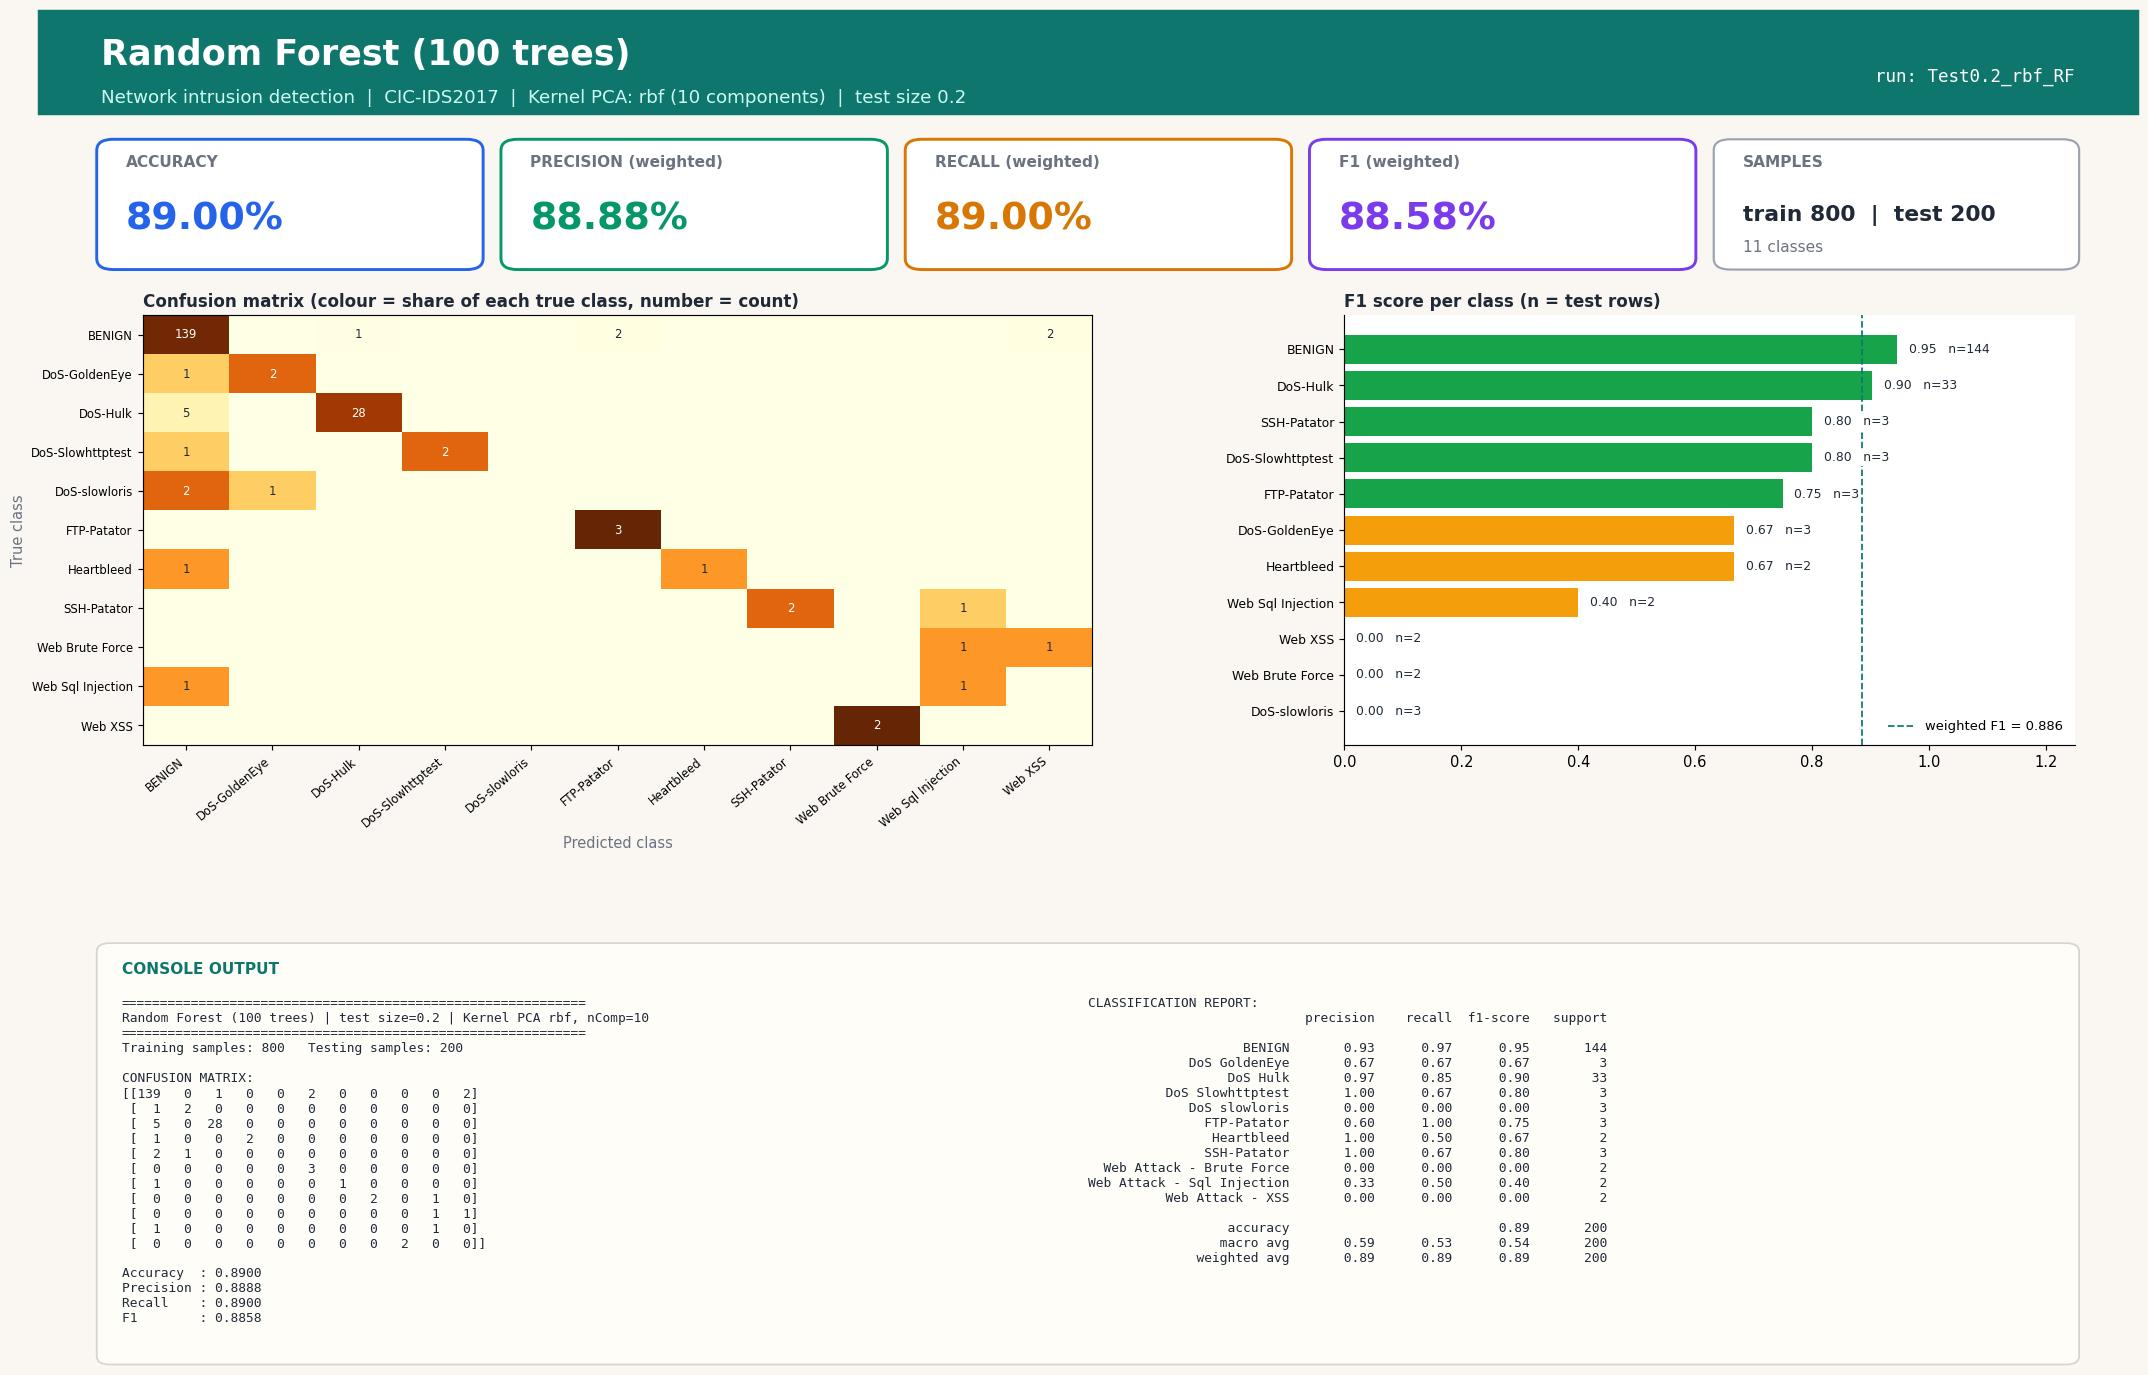

Python code for this plot:
#!/usr/bin/env python3
"""Random Forest (100 trees) | Test size 0.2 | Kernel PCA kernel=rbf, n_components=10
CIC-IDS2017 (Tue+Wed+Thu-morning) 1000-row stratified sample.
Run in any IDE (Spyder / VS Code / PyCharm / Jupyter): open the file and press Run, no arguments needed.
Saves next to this file: 'Test0.2_rbf_RF.jpg' - one image with the console output (confusion matrix, metrics, classification report) plus charts."""
import json, os
import numpy as np
import matplotlib.pyplot as plt
from sklearn.decomposition import KernelPCA
from sklearn.ensemble import RandomForestClassifier
from sklearn.metrics import (accuracy_score, classification_report, confusion_matrix,
                             f1_score, precision_score, recall_score)
from sklearn.model_selection import train_test_split
from sklearn.preprocessing import StandardScaler

TEST_SIZE, KERNEL, N_COMP, ALG, ALG_NAME = 0.2, "rbf", 10, "RF", "Random Forest (100 trees)"
try:
    HERE = os.path.dirname(os.path.abspath(__file__))
except NameError:                      # Jupyter / interactive console
    HERE = os.getcwd()
def _find_root():                      # folder that contains data/sample.npz (works from any working directory)
    for p in (HERE, os.path.join(HERE, ".."), os.path.join(HERE, "..", ".."), os.getcwd()):
        if os.path.exists(os.path.join(p, "data", "sample.npz")):
            return os.path.abspath(p)
    raise FileNotFoundError("data/sample.npz not found - run prepare_data.py or keep the repo folder structure")
ROOT = _find_root()
tag = f"Test{TEST_SIZE}_{KERNEL}_{ALG}"

# 1. LOAD cached, cleaned sample (see prepare_data.py)
d = np.load(os.path.join(ROOT, "data", "sample.npz"), allow_pickle=True)
X, y, class_names = d["X"], d["y"], [str(c).replace("�", "-") for c in d["classes"]]

# 2. SPLIT
X_train, X_test, y_train, y_test = train_test_split(
    X, y, test_size=TEST_SIZE, random_state=42, stratify=y)

# 3. SCALE (fit on train only)
scaler = StandardScaler()
X_train = scaler.fit_transform(X_train); X_test = scaler.transform(X_test)

# 4. DIMENSIONALITY REDUCTION: Kernel PCA (fit on train only; gamma = sklearn default 1/n_features)
kpca = KernelPCA(n_components=N_COMP, kernel=KERNEL, random_state=0)
X_train = kpca.fit_transform(X_train); X_test = kpca.transform(X_test)

# 5. CLASSIFIER
classifier = RandomForestClassifier(n_estimators=100, random_state=0, n_jobs=1)
classifier.fit(X_train, y_train)
y_pred = classifier.predict(X_test)

# 6. METRICS
labels = np.arange(len(class_names))
cm = confusion_matrix(y_test, y_pred, labels=labels)
res = dict(test_size=TEST_SIZE, kernel=KERNEL, n_components=N_COMP, algorithm=ALG, model=ALG_NAME,
           n_train=int(len(y_train)), n_test=int(len(y_test)),
           accuracy=accuracy_score(y_test, y_pred),
           precision=precision_score(y_test, y_pred, average="weighted", zero_division=0),
           recall=recall_score(y_test, y_pred, average="weighted", zero_division=0),
           f1=f1_score(y_test, y_pred, average="weighted", zero_division=0))
report = classification_report(y_test, y_pred, labels=labels, target_names=class_names, zero_division=0)
lines = ["=" * 60, f"{ALG_NAME} | test size={TEST_SIZE} | Kernel PCA {KERNEL}, nComp={N_COMP}", "=" * 60,
         f"Training samples: {len(y_train)}   Testing samples: {len(y_test)}", "", "CONFUSION MATRIX:", np.array2string(cm), ""]
for k in ("accuracy", "precision", "recall", "f1"): lines.append(f"{k.capitalize():10s}: {res[k]:.4f}")
lines += ["", "CLASSIFICATION REPORT:", report]
console_output = "\n".join(lines); print(console_output)

# 7. VISUAL OUTPUT: ONE report-style image (banner, KPI cards, charts, console output) - real results only
from matplotlib.patches import FancyBboxPatch, Rectangle
short = [c.replace("Web Attack - ", "Web ").replace("DoS ", "DoS-") for c in class_names]
rep = classification_report(y_test, y_pred, labels=labels, target_names=class_names, zero_division=0, output_dict=True)
cmn = cm / np.maximum(cm.sum(axis=1, keepdims=True), 1)          # row-normalised = per-class recall
INK, MUTED, BG, ACC = "#1f2937", "#6b7280", "#faf7f2", "#0f766e"
fig = plt.figure(figsize=(20, 13.2), dpi=105, facecolor=BG)
fig.add_artist(Rectangle((0, 0.925), 1, 0.075, transform=fig.transFigure, color=ACC, zorder=0))
fig.text(0.03, 0.968, f"{ALG_NAME}", fontsize=24, fontweight="bold", color="white", va="center")
fig.text(0.03, 0.937, f"Network intrusion detection  |  CIC-IDS2017  |  Kernel PCA: {KERNEL} ({N_COMP} components)  |  test size {TEST_SIZE}",
         fontsize=12.5, color="#ccfbf1", va="center")
fig.text(0.97, 0.952, f"run: {tag}", fontsize=12, color="white", ha="right", va="center", family="monospace")

# KPI cards
cards = [("ACCURACY", res["accuracy"], "#2563eb"), ("PRECISION (weighted)", res["precision"], "#059669"),
         ("RECALL (weighted)", res["recall"], "#d97706"), ("F1 (weighted)", res["f1"], "#7c3aed")]
for i, (lab, v, col) in enumerate(cards):
    x0 = 0.03 + i * 0.1925
    fig.add_artist(FancyBboxPatch((x0, 0.815), 0.18, 0.09, boxstyle="round,pad=0.002,rounding_size=0.008", transform=fig.transFigure,
                                  facecolor="white", edgecolor=col, linewidth=2))
    fig.text(x0 + 0.012, 0.887, lab, fontsize=10.5, color=MUTED, fontweight="bold")
    fig.text(x0 + 0.012, 0.842, f"{v * 100:.2f}%", fontsize=26, color=col, fontweight="bold")
fig.add_artist(FancyBboxPatch((0.80, 0.815), 0.17, 0.09, boxstyle="round,pad=0.002,rounding_size=0.008", transform=fig.transFigure,
                              facecolor="white", edgecolor="#9ca3af", linewidth=1.5))
fig.text(0.812, 0.887, "SAMPLES", fontsize=10.5, color=MUTED, fontweight="bold")
fig.text(0.812, 0.848, f"train {res['n_train']}  |  test {res['n_test']}", fontsize=15, color=INK, fontweight="bold")
fig.text(0.812, 0.826, f"{len(class_names)} classes", fontsize=10.5, color=MUTED)

gs = fig.add_gridspec(1, 2, left=0.05, right=0.97, top=0.78, bottom=0.47, wspace=0.30, width_ratios=[1.3, 1])
ax1 = fig.add_subplot(gs[0, 0]); ax2 = fig.add_subplot(gs[0, 1])
for ax in (ax1, ax2): ax.set_facecolor("white")
im = ax1.imshow(cmn, cmap="YlOrBr", vmin=0, vmax=1, aspect="auto")
ax1.set_xticks(labels); ax1.set_yticks(labels); ax1.set_xticklabels(short, rotation=40, ha="right", fontsize=8); ax1.set_yticklabels(short, fontsize=8)
ax1.set_title("Confusion matrix (colour = share of each true class, number = count)", loc="left", fontsize=11.5, color=INK, fontweight="bold")
ax1.set_xlabel("Predicted class", color=MUTED); ax1.set_ylabel("True class", color=MUTED)
for a_ in labels:
    for b_ in labels:
        if cm[a_, b_]: ax1.text(b_, a_, cm[a_, b_], ha="center", va="center", fontsize=8, color="white" if cmn[a_, b_] > 0.6 else INK)
f1s = [rep[c]["f1-score"] for c in class_names]; sup = [int(rep[c]["support"]) for c in class_names]
order = np.argsort(f1s)
cols = ["#dc2626" if f1s[i] < 0.34 else "#f59e0b" if f1s[i] < 0.67 else "#16a34a" for i in order]
ax2.barh(range(len(order)), [f1s[i] for i in order], color=cols)
ax2.set_yticks(range(len(order))); ax2.set_yticklabels([short[i] for i in order], fontsize=8.5); ax2.set_xlim(0, 1.25)
ax2.set_title("F1 score per class (n = test rows)", loc="left", fontsize=11.5, color=INK, fontweight="bold")
for k, i in enumerate(order): ax2.text(f1s[i] + 0.02, k, f"{f1s[i]:.2f}   n={sup[i]}", va="center", fontsize=8.5, color=INK, zorder=5, bbox=dict(facecolor="white", edgecolor="none", pad=1))
for sp in ("top", "right"): ax2.spines[sp].set_visible(False)
ax2.axvline(res["f1"], color=ACC, ls="--", lw=1.2, label=f"weighted F1 = {res['f1']:.3f}"); ax2.legend(loc="lower right", fontsize=9, frameon=False)

# console output panel (same text that is printed to the console)
fig.add_artist(FancyBboxPatch((0.03, 0.025), 0.94, 0.30, boxstyle="round,pad=0.002,rounding_size=0.006", transform=fig.transFigure,
                              facecolor="#fffdf8", edgecolor="#d6d3d1", linewidth=1.2))
fig.text(0.04, 0.305, "CONSOLE OUTPUT", fontsize=10.5, color=ACC, fontweight="bold")
split_at = lines.index("CLASSIFICATION REPORT:")
fig.text(0.04, 0.288, "\n".join(lines[:split_at]), family="monospace", fontsize=8.8, color=INK, va="top")
fig.text(0.50, 0.288, "\n".join(lines[split_at:]), family="monospace", fontsize=8.8, color=INK, va="top")
plt.savefig(os.path.join(HERE, tag + ".jpg"), format="jpg", bbox_inches="tight", facecolor=BG)
if os.environ.get("ACN_NO_SHOW") != "1": plt.show()   # IDEs display the image; run_all.py disables this
plt.close()

os.makedirs(os.path.join(ROOT, "results", "json"), exist_ok=True)
with open(os.path.join(ROOT, "results", "json", tag + ".json"), "w") as f: json.dump(res, f)
